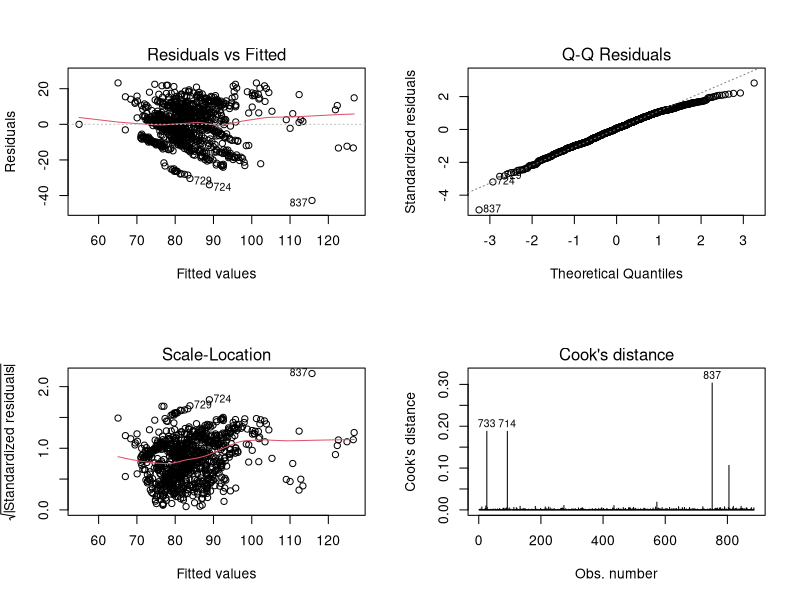
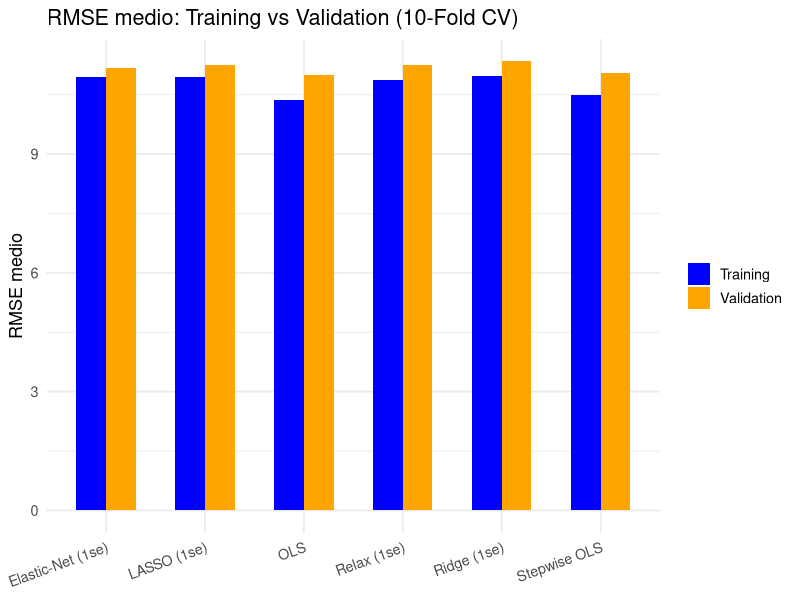
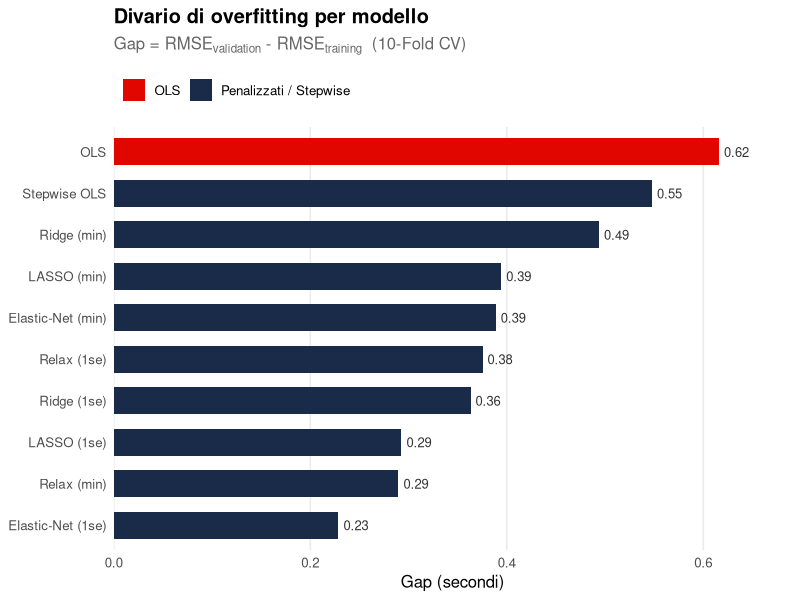
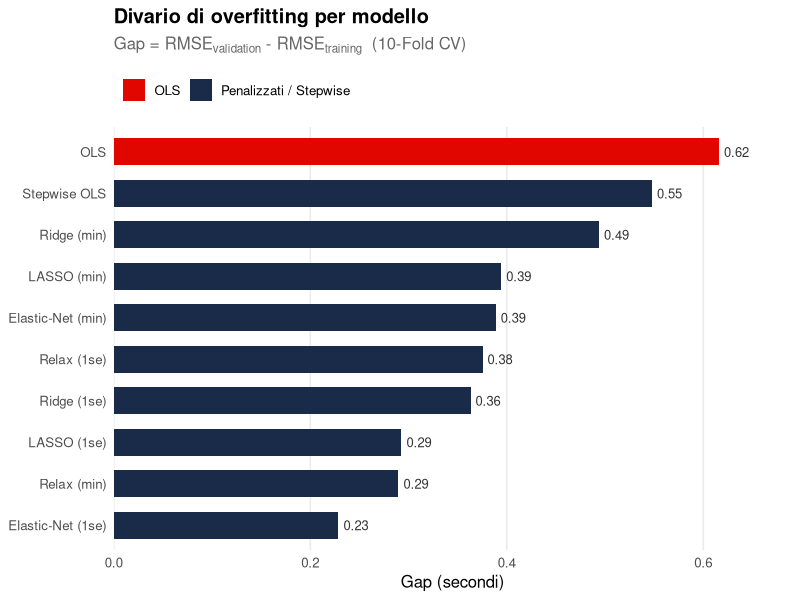

Source code (R) for these figures, in order:
library(glmnet)
library(tidyverse)
citation("glmnet")

data <- read.csv("DATI COMPLETI.csv", header = TRUE)
data
str(data)
data$session        <- NULL
data$distance_total <- NULL
data$round          <- NULL
data$name           <- as.factor(data$name)
data$season         <- as.factor(data$season)
data$speed_range <- NULL
data <- data[-853,]
set.seed(100)
index <- sample(nrow(data), 0.75*nrow(data))
train <- data[index,]
test <- data[-index,]

quantile(data$final_time, probs = c(0.25, 0.50, 0.75))

# OLS ---------------------------------------------------------------------

m0 <- lm(final_time ~., data = train)
summary(m0)
fit_train <- predict(m0, newdata = train)
rmse_OLS_train <- sqrt(mean((fit_train - train$final_time)^2))
rmse_OLS_train

fit_test  <- predict(m0,newdata = test)
rmse_OLS_test <- sqrt(mean((test$final_time - fit_test)^2))
rmse_OLS_test
par(mfrow = c(2,2
              ))
plot(m0, which = 1:4)

data[105,]

# LASSO -------------------------------------------------------------------

X_train <- model.matrix(final_time ~ ., data = train)[, -1]
X_test  <- model.matrix(final_time ~ ., data = test)[, -1]
y_train <- train$final_time
y_test  <- test$final_time

cv_lasso  <- cv.glmnet(X_train, y_train, alpha = 1, nfolds = 10)
coef(cv_lasso)

fit_lasso_train <- predict(cv_lasso, newx = X_train, s = "lambda.1se")
rmse_lasso_train <- sqrt(mean((fit_lasso_train - y_train)^2))

fit_lasso_test <- predict(cv_lasso, newx = X_test, s = "lambda.1se")
rmse_lasso_test  <- sqrt(mean((fit_lasso_test  - y_test)^2))

rmse_lasso_train
rmse_lasso_test

# ---- Lasso Relax ----
sd(data$final_time)
cv_lasso_relax  <- cv.glmnet(X_train, y_train, alpha = 1, 
                             nfolds = 10, relax = TRUE)
coef(cv_lasso_relax)

fit_lasso_train_relax <- predict(cv_lasso_relax, newx = X_train, 
                                 s = "lambda.1se")
rmse_lasso_train_relax <- sqrt(mean((fit_lasso_train_relax - y_train)^2))

fit_lasso_test_relax <- predict(cv_lasso_relax, newx = X_test, s = "lambda.1se")
rmse_lasso_test_relax  <- sqrt(mean((fit_lasso_test_relax  - y_test)^2))

rmse_lasso_train_relax
rmse_lasso_test_relax


# RIDGE -------------------------------------------------------------------

cv_ridge  <- cv.glmnet(X_train, y_train, alpha = 0, nfolds = 10)

fit_ridge_train <- predict(cv_ridge, newx = X_train, s = "lambda.1se")
rmse_ridge_train <- sqrt(mean((fit_ridge_train - y_train)^2))

fit_ridge_test <- predict(cv_ridge, newx = X_test, s = "lambda.1se")
rmse_ridge_test  <- sqrt(mean((fit_ridge_test  - y_test)^2))

rmse_ridge_train
rmse_ridge_test


# Elastic Net -------------------------------------------------------------

cv_el  <- cv.glmnet(X_train, y_train, alpha = 0.5, nfolds = 10)


fit_el_train <- predict(cv_el, newx = X_train, s = "lambda.1se")
rmse_el_train <- sqrt(mean((fit_el_train - y_train)^2))

fit_el_test <- predict(cv_el, newx = X_test, s = "lambda.1se")
rmse_el_test  <- sqrt(mean((fit_el_test  - y_test)^2))

rmse_el_train
rmse_el_test


# Cross-Validation su tutto il dataset ----------------------------------
K <- 10

X_full <- model.matrix(final_time ~ ., data = data)[, -1]
y_full <- data$final_time

# stratificazione per pilota
folds <- integer(nrow(data))
for (lev in levels(data$name)) {
  idx <- which(data$name == lev)
  idx <- idx[sample(length(idx))]
  folds[idx] <- ((seq_along(idx) - 1) %% K) + 1
}

rmse_val <- matrix(NA, K, 10)
rmse_tr  <- matrix(NA, K, 10)

for (k in 1:K) {
  
  idx_val <- which(folds == k)
  X_tr <- X_full[-idx_val, ]              
  y_tr <- y_full[-idx_val]
  X_va <- X_full[idx_val, , drop = FALSE] 
  y_va <- y_full[idx_val]
  
  df_tr <- data.frame(final_time = y_tr, X_tr)
  df_va <- data.frame(X_va)
  
  ols_k <- lm(final_time ~ ., data = df_tr)
  rmse_val[k, 1] <- sqrt(mean((y_va - predict(ols_k, newdata = df_va))^2, na.rm = TRUE))
  rmse_tr[k,  1] <- sqrt(mean((y_tr - predict(ols_k, newdata = df_tr))^2, na.rm = TRUE))
  
  cv_lasso_k <- cv.glmnet(X_tr, y_tr, alpha = 1, nfolds = 5)
  rmse_val[k, 2] <- sqrt(mean((y_va - predict(cv_lasso_k, newx = X_va, s = "lambda.min"))^2))
  rmse_val[k, 3] <- sqrt(mean((y_va - predict(cv_lasso_k, newx = X_va, s = "lambda.1se"))^2))
  rmse_tr[k,  2] <- sqrt(mean((y_tr - predict(cv_lasso_k, newx = X_tr, s = "lambda.min"))^2))
  rmse_tr[k,  3] <- sqrt(mean((y_tr - predict(cv_lasso_k, newx = X_tr, s = "lambda.1se"))^2))
  
  cv_relax_k <- cv.glmnet(X_tr, y_tr, alpha = 1, nfolds = 5, relax = TRUE)
  rmse_val[k, 4] <- sqrt(mean((y_va - predict(cv_relax_k, newx = X_va, s = "lambda.min"))^2))
  rmse_val[k, 5] <- sqrt(mean((y_va - predict(cv_relax_k, newx = X_va, s = "lambda.1se"))^2))
  rmse_tr[k,  4] <- sqrt(mean((y_tr - predict(cv_relax_k, newx = X_tr, s = "lambda.min"))^2))
  rmse_tr[k,  5] <- sqrt(mean((y_tr - predict(cv_relax_k, newx = X_tr, s = "lambda.1se"))^2))
  
  cv_ridge_k <- cv.glmnet(X_tr, y_tr, alpha = 0, nfolds = 5)
  rmse_val[k, 6] <- sqrt(mean((y_va - predict(cv_ridge_k, newx = X_va, s = "lambda.min"))^2))
  rmse_val[k, 7] <- sqrt(mean((y_va - predict(cv_ridge_k, newx = X_va, s = "lambda.1se"))^2))
  rmse_tr[k,  6] <- sqrt(mean((y_tr - predict(cv_ridge_k, newx = X_tr, s = "lambda.min"))^2))
  rmse_tr[k,  7] <- sqrt(mean((y_tr - predict(cv_ridge_k, newx = X_tr, s = "lambda.1se"))^2))
  
  cv_el_k <- cv.glmnet(X_tr, y_tr, alpha = 0.5, nfolds = 5)
  rmse_val[k, 8] <- sqrt(mean((y_va - predict(cv_el_k, newx = X_va, s = "lambda.min"))^2))
  rmse_val[k, 9] <- sqrt(mean((y_va - predict(cv_el_k, newx = X_va, s = "lambda.1se"))^2))
  rmse_tr[k,  8] <- sqrt(mean((y_tr - predict(cv_el_k, newx = X_tr, s = "lambda.min"))^2))
  rmse_tr[k,  9] <- sqrt(mean((y_tr - predict(cv_el_k, newx = X_tr, s = "lambda.1se"))^2))
  
  step_full_k <- lm(final_time ~ ., data = df_tr)
  step_null_k <- lm(final_time ~ 1, data = df_tr)
  step_k <- step(step_null_k,
                 scope = list(lower = step_null_k, upper = step_full_k),
                 direction = "both", trace = 0)
  rmse_val[k, 10] <- sqrt(mean((y_va - predict(step_k, newdata = df_va))^2, na.rm = TRUE))
  rmse_tr[k,  10] <- sqrt(mean((y_tr - predict(step_k, newdata = df_tr))^2, na.rm = TRUE))
}

?cv.glmnet

modelli <- c("OLS", "LASSO (min)", "LASSO (1se)",
             "Relax (min)", "Relax (1se)",
             "Ridge (min)", "Ridge (1se)",
             "Elastic-Net (min)", "Elastic-Net (1se)",
             "Stepwise OLS")

cv_results <- data.frame(
  Modello    = modelli,
  RMSE_medio = colMeans(rmse_val),
  RMSE_sd    = apply(rmse_val, 2, sd)
)
cv_results


overfitting <- data.frame(
  Modello         = modelli,
  RMSE_training   = colMeans(rmse_tr),
  RMSE_validation = colMeans(rmse_val)
)
overfitting$Gap <- overfitting$RMSE_validation - overfitting$RMSE_training
gap_ols <- overfitting$Gap[overfitting$Modello == "OLS"]
overfitting$Gap_rel_OLS <- (overfitting$Gap - gap_ols) / gap_ols * 100
overfitting

sd(data$final_time)
# Grafico
ov_long <- pivot_longer(overfitting, cols = c(RMSE_training, RMSE_validation),
                        names_to = "Tipo", values_to = "RMSE")
ov_plot <- subset(ov_long, grepl("1se|OLS", Modello))

ggplot(ov_plot, aes(x = Modello, y = RMSE, fill = Tipo)) +
  geom_col(position = "dodge", width = 0.6) +
  scale_fill_manual(values = c("RMSE_training" = "blue", "RMSE_validation" = "orange"),
                    labels = c("Training", "Validation")) +
  labs(title = "RMSE medio: Training vs Validation (10-Fold CV)", x = NULL, 
       y = "RMSE medio", fill = NULL) +
  theme_minimal(base_size = 13) +
  theme(axis.text.x = element_text(angle = 20, hjust = 1))


# BARPLOT GAP RELATIVO ----------------------------------------------------

gap_plot <- overfitting
gap_plot$ref <- ifelse(gap_plot$Modello == "OLS", "OLS", "Penalizzati / Stepwise")

gap_plot$Modello <- factor(gap_plot$Modello,
                           levels = gap_plot$Modello[order(gap_plot$Gap)])

ggplot(gap_plot, aes(x = Gap, y = Modello, fill = ref)) +
  geom_col(width = 0.65) +
  geom_text(aes(label = sprintf("%.2f", Gap)),
            hjust = -0.2, size = 3.3, colour = "grey20") +
  scale_fill_manual(values = c("OLS" = "#E10600",
                               "Penalizzati / Stepwise" = "#1A2B4A")) +
  scale_x_continuous(expand = expansion(mult = c(0, 0.12))) +
  labs(title = "Divario di overfitting per modello",
       subtitle = expression("Gap = RMSE"["validation"]*" - RMSE"["training"]*"  (10-Fold CV)"),
       x = "Gap (secondi)", y = NULL, fill = NULL) +
  theme_minimal(base_size = 12) +
  theme(
    plot.title    = element_text(face = "bold"),
    plot.subtitle = element_text(colour = "grey40", margin = margin(b = 8)),
    panel.grid.major.y = element_blank(),
    panel.grid.minor   = element_blank(),
    legend.position = "top",
    legend.justification = "left"
  )
ggsave("grafico_gap.pdf", width = 8, height = 5, units = "in")
